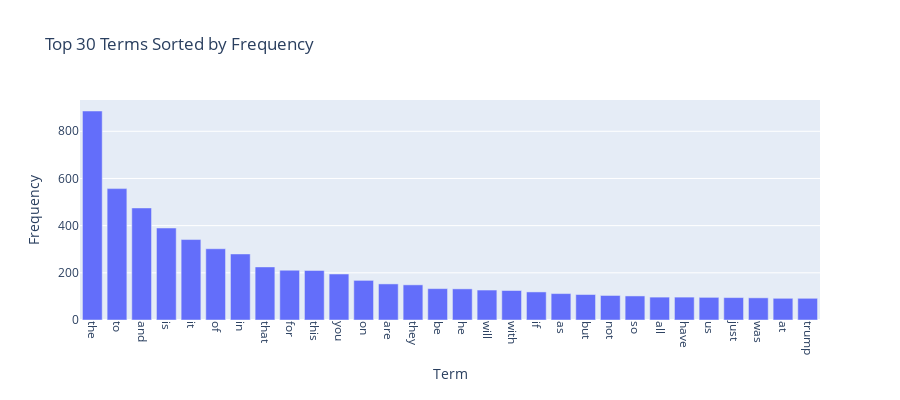

Notebook code for this chart:
### Code cell
# Answer here
import plotly.express as px

terms = count_vect.get_feature_names_out()


# Sort all terms by frequency in descending order
sorted_indices = term_frequencies.argsort()[::-1]
sorted_terms = terms[sorted_indices]
sorted_freqs = term_frequencies[sorted_indices]

# Visualize the top N terms sorted by frequency
N = 30
fig = px.bar(
    x=sorted_terms[:N],
    y=sorted_freqs[:N],
    labels={'x': 'Term', 'y': 'Frequency'},
    title=f'Top {N} Terms Sorted by Frequency'
)
fig.update_layout(xaxis_tickangle=90, width=900, height=400)
fig.show()

### Figure 1 — Plotly figure (JSON) as saved in the notebook; plotly's stock layout.template omitted (floating-point values rounded to 4 significant figures)
{"data": [{"hovertemplate": "Term=%{x}<br>Frequency=%{y}<extra></extra>", "legendgroup": "", "marker": {"color": "#636efa", "pattern": {"shape": ""}}, "name": "", "orientation": "v", "showlegend": false, "textposition": "auto", "type": "bar", "x": ["the", "to", "and", "is", "it", "of", "in", "that", "for", "this", "you", "on", "are", "they", "be", "he", "will", "with", "if", "as", "but", "not", "so", "all", "have", "us", "just", "was", "at", "trump"], "xaxis": "x", "y": [886, 557, 475, 390, 341, 302, 280, 225, 211, 210, 195, 168, 153, 149, 133, 132, 127, 125, 119, 112, 108, 104, 102, 97, 97, 96, 95, 94, 92, 92], "yaxis": "y"}], "layout": {"barmode": "relative", "height": 400, "legend": {"tracegroupgap": 0}, "title": {"text": "Top 30 Terms Sorted by Frequency"}, "width": 900, "xaxis": {"anchor": "y", "domain": [0, 1], "tickangle": 90, "title": {"text": "Term"}}, "yaxis": {"anchor": "x", "domain": [0, 1], "title": {"text": "Frequency"}}}}
